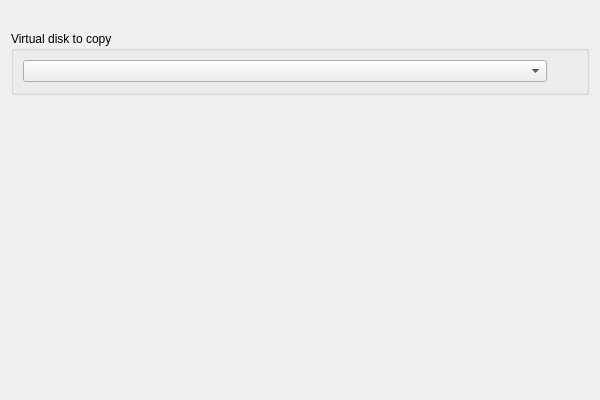
<?xml version="1.0" encoding="UTF-8"?>
<ui version="4.0">
 <comment>
 VBox frontends: Qt4 GUI ("VirtualBox"):

     Copyright (C) 2009-2011 Oracle Corporation

     This file is part of VirtualBox Open Source Edition (OSE), as
     available from http://www.virtualbox.org. This file is free software;
     you can redistribute it and/or modify it under the terms of the GNU
     General Public License (GPL) as published by the Free Software
     Foundation, in version 2 as it comes in the "COPYING" file of the
     VirtualBox OSE distribution. VirtualBox OSE is distributed in the
     hope that it will be useful, but WITHOUT ANY WARRANTY of any kind.
 </comment>
 <class>UINewHDWizardPageWelcome</class>
 <widget class="QWidget" name="UINewHDWizardPageWelcome">
  <property name="geometry">
   <rect>
    <x>0</x>
    <y>0</y>
    <width>600</width>
    <height>400</height>
   </rect>
  </property>
  <property name="sizePolicy">
   <sizepolicy hsizetype="Minimum" vsizetype="Minimum">
    <horstretch>0</horstretch>
    <verstretch>0</verstretch>
   </sizepolicy>
  </property>
  <layout class="QVBoxLayout" name="m_pMainLayout">
   <property name="bottomMargin" >
    <number>0</number>
   </property>
   <item>
    <widget class="QILabel" name="m_pLabel">
     <property name="wordWrap">
      <bool>true</bool>
     </property>
    </widget>
   </item>
   <item>
    <widget class="QGroupBox" name="m_pSourceDiskContainer">
     <property name="title">
      <string>Virtual disk to copy</string>
     </property>
     <layout class="QHBoxLayout" name="m_pSourceDiskLayout">
      <item>
       <widget class="VBoxMediaComboBox" name="m_pSourceDiskSelector"/>
      </item>
      <item>
       <widget class="QIToolButton" name="m_pOpenSourceDiskButton">
        <property name="autoRaise">
         <bool>true</bool>
        </property>
        <property name="toolTip">
         <string>Choose a virtual hard disk file...</string>
        </property>
       </widget>
      </item>
     </layout>
    </widget>
   </item>
   <item>
    <spacer name="m_pSpacer">
     <property name="sizeHint" stdset="0">
      <size>
       <width>0</width>
       <height>0</height>
      </size>
     </property>
    </spacer>
   </item>
  </layout>
 </widget>
 <customwidgets>
  <customwidget>
   <class>QIToolButton</class>
   <extends>QToolButton</extends>
   <header>QIToolButton.h</header>
  </customwidget>
  <customwidget>
   <class>QILabel</class>
   <extends>QLabel</extends>
   <header>QILabel.h</header>
  </customwidget>
  <customwidget>
   <class>VBoxMediaComboBox</class>
   <extends>QComboBox</extends>
   <header>VBoxMediaComboBox.h</header>
  </customwidget>
 </customwidgets>
 <resources/>
 <connections/>
</ui>
